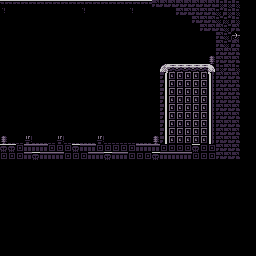

Rendered tile map (Tiled .tmx) drawn with the repository's tilesets; below, a short description and the full map source, tile grids included:
An orthogonal 32x32 tile map with 8x8 px tiles, 1 tile layer (Tile Layer 1).

<map version="1.10" tiledversion="1.10.2" orientation="orthogonal" renderorder="right-down" width="32" height="32" tilewidth="8" tileheight="8" infinite="0" nextlayerid="2" nextobjectid="1">
 <editorsettings>
  <export target="../dungeonOne.c" format="gba" />
 </editorsettings>
 <tileset firstgid="1" source="dungeonOne.tsx" />
 <layer id="1" name="Tile Layer 1" width="32" height="32">
  <data encoding="csv">
19,19,19,19,19,19,19,19,19,19,19,19,19,19,19,19,19,19,19,7,7,7,7,7,7,7,7,38,38,38,0,0,
81,77,77,77,78,78,78,78,78,78,81,78,78,78,78,78,81,78,78,77,77,78,7,7,7,7,7,39,38,38,0,0,
78,77,77,77,77,77,78,77,77,77,77,77,77,77,77,78,78,78,77,77,77,77,77,77,7,7,7,39,39,38,0,0,
77,77,77,77,77,77,77,77,77,77,77,77,77,77,77,77,77,77,77,77,77,77,77,77,77,7,7,7,39,7,0,0,
77,77,77,77,77,77,77,77,77,77,77,77,77,77,77,77,77,77,77,77,77,77,77,77,77,77,77,7,39,54,0,0,
77,77,77,77,77,77,77,77,77,77,77,77,77,77,77,77,77,77,77,77,77,78,77,77,77,77,77,7,39,7,0,0,
77,77,77,77,77,77,77,77,77,77,77,77,77,77,77,77,77,77,77,77,77,77,77,77,77,77,77,7,7,7,0,0,
77,77,77,77,77,77,77,77,77,77,77,77,77,77,77,77,77,77,77,77,77,77,77,77,77,77,37,7,7,7,0,0,
77,77,77,77,77,77,77,77,77,77,77,77,77,77,77,77,77,77,77,77,24,16,16,16,16,16,25,38,7,38,0,0,
77,77,77,77,77,77,77,77,77,77,77,77,77,77,77,77,77,77,77,77,28,31,31,31,31,31,9,7,7,7,0,0,
77,77,77,77,77,77,77,77,77,77,77,77,77,77,77,77,77,77,77,77,20,31,31,31,31,31,10,7,7,7,0,0,
77,77,77,77,77,77,77,77,77,77,77,77,77,77,77,77,77,77,77,77,20,31,31,31,31,31,10,7,7,7,0,0,
77,77,77,77,77,77,77,77,77,77,77,77,77,77,77,77,77,77,77,77,20,31,31,31,31,31,10,7,7,7,0,0,
77,77,77,77,77,77,77,77,77,77,77,77,77,77,77,77,77,77,77,77,20,31,31,31,31,31,10,7,7,7,0,0,
77,77,77,77,77,77,77,77,77,77,77,77,77,77,77,77,77,77,77,77,20,31,31,31,31,31,10,7,7,7,0,0,
77,77,77,77,77,77,77,77,77,77,77,77,77,77,77,77,77,77,77,77,20,31,31,31,31,31,10,7,7,7,0,0,
77,77,77,77,77,77,77,77,77,77,77,77,77,77,77,77,77,77,77,77,20,31,31,31,31,31,10,7,7,7,0,0,
37,76,76,35,76,76,76,35,76,76,76,76,35,76,76,76,76,76,76,37,20,31,31,31,31,31,10,7,7,7,0,0,
52,52,74,17,17,17,74,74,74,52,17,17,74,74,74,74,74,17,17,17,74,74,74,74,52,74,74,7,7,7,0,0,
74,74,74,17,52,17,17,17,74,74,74,17,17,52,17,17,74,74,74,52,17,17,17,17,74,74,74,7,7,7,0,0,
0,0,0,0,0,0,0,0,0,0,0,0,0,0,0,0,0,0,0,0,0,0,0,0,0,0,0,0,0,0,0,0,
0,0,0,0,0,0,0,0,0,0,0,0,0,0,0,0,0,0,0,0,0,0,0,0,0,0,0,0,0,0,0,0,
0,0,0,0,0,0,0,0,0,0,0,0,0,0,0,0,0,0,0,0,0,0,0,0,0,0,0,0,0,0,0,0,
0,0,0,0,0,0,0,0,0,0,0,0,0,0,0,0,0,0,0,0,0,0,0,0,0,0,0,0,0,0,0,0,
0,0,0,0,0,0,0,0,0,0,0,0,0,0,0,0,0,0,0,0,0,0,0,0,0,0,0,0,0,0,0,0,
0,0,0,0,0,0,0,0,0,0,0,0,0,0,0,0,0,0,0,0,0,0,0,0,0,0,0,0,0,0,0,0,
0,0,0,0,0,0,0,0,0,0,0,0,0,0,0,0,0,0,0,0,0,0,0,0,0,0,0,0,0,0,0,0,
0,0,0,0,0,0,0,0,0,0,0,0,0,0,0,0,0,0,0,0,0,0,0,0,0,0,0,0,0,0,0,0,
0,0,0,0,0,0,0,0,0,0,0,0,0,0,0,0,0,0,0,0,0,0,0,0,0,0,0,0,0,0,0,0,
0,0,0,0,0,0,0,0,0,0,0,0,0,0,0,0,0,0,0,0,0,0,0,0,0,0,0,0,0,0,0,0,
0,0,0,0,0,0,0,0,0,0,0,0,0,0,0,0,0,0,0,0,0,0,0,0,0,0,0,0,0,0,0,0,
0,0,0,0,0,0,0,0,0,0,0,0,0,0,0,0,0,0,0,0,0,0,0,0,0,0,0,0,0,0,0,0
</data>
 </layer>
</map>
